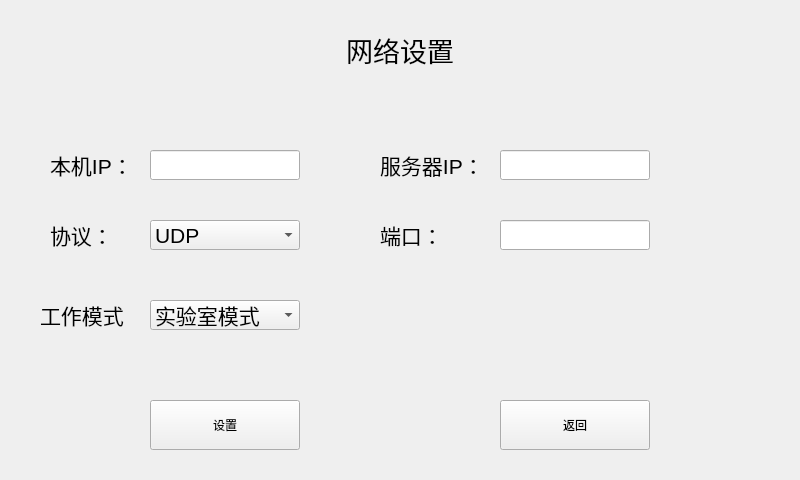
<?xml version="1.0" encoding="UTF-8"?>
<ui version="4.0">
 <class>NetSetting</class>
 <widget class="QWidget" name="NetSetting">
  <property name="geometry">
   <rect>
    <x>0</x>
    <y>0</y>
    <width>800</width>
    <height>480</height>
   </rect>
  </property>
  <property name="windowTitle">
   <string>Form</string>
  </property>
  <widget class="QLabel" name="lb_NetSet">
   <property name="geometry">
    <rect>
     <x>300</x>
     <y>30</y>
     <width>200</width>
     <height>40</height>
    </rect>
   </property>
   <property name="font">
    <font>
     <pointsize>20</pointsize>
    </font>
   </property>
   <property name="text">
    <string>网络设置</string>
   </property>
   <property name="alignment">
    <set>Qt::AlignCenter</set>
   </property>
  </widget>
  <widget class="QLabel" name="lb_LocalIP">
   <property name="geometry">
    <rect>
     <x>50</x>
     <y>150</y>
     <width>100</width>
     <height>30</height>
    </rect>
   </property>
   <property name="font">
    <font>
     <pointsize>16</pointsize>
    </font>
   </property>
   <property name="text">
    <string>本机IP：</string>
   </property>
  </widget>
  <widget class="QLabel" name="lb_ServerIP">
   <property name="geometry">
    <rect>
     <x>380</x>
     <y>150</y>
     <width>100</width>
     <height>30</height>
    </rect>
   </property>
   <property name="font">
    <font>
     <pointsize>16</pointsize>
    </font>
   </property>
   <property name="text">
    <string>服务器IP：</string>
   </property>
  </widget>
  <widget class="QLabel" name="lb_Protocol">
   <property name="geometry">
    <rect>
     <x>50</x>
     <y>220</y>
     <width>100</width>
     <height>30</height>
    </rect>
   </property>
   <property name="font">
    <font>
     <pointsize>16</pointsize>
    </font>
   </property>
   <property name="text">
    <string>协议：</string>
   </property>
  </widget>
  <widget class="QLabel" name="lb_Prot">
   <property name="geometry">
    <rect>
     <x>380</x>
     <y>220</y>
     <width>100</width>
     <height>30</height>
    </rect>
   </property>
   <property name="font">
    <font>
     <pointsize>16</pointsize>
    </font>
   </property>
   <property name="text">
    <string>端口：</string>
   </property>
  </widget>
  <widget class="QLineEdit" name="le_LocalIP">
   <property name="geometry">
    <rect>
     <x>150</x>
     <y>150</y>
     <width>150</width>
     <height>30</height>
    </rect>
   </property>
  </widget>
  <widget class="QLineEdit" name="le_ServerIP">
   <property name="geometry">
    <rect>
     <x>500</x>
     <y>150</y>
     <width>150</width>
     <height>30</height>
    </rect>
   </property>
  </widget>
  <widget class="QLineEdit" name="le_Port">
   <property name="geometry">
    <rect>
     <x>500</x>
     <y>220</y>
     <width>150</width>
     <height>30</height>
    </rect>
   </property>
  </widget>
  <widget class="QComboBox" name="cb_Protocol">
   <property name="geometry">
    <rect>
     <x>150</x>
     <y>220</y>
     <width>150</width>
     <height>30</height>
    </rect>
   </property>
   <property name="font">
    <font>
     <pointsize>16</pointsize>
    </font>
   </property>
   <item>
    <property name="text">
     <string>UDP</string>
    </property>
   </item>
  </widget>
  <widget class="QPushButton" name="pb_Set">
   <property name="geometry">
    <rect>
     <x>150</x>
     <y>400</y>
     <width>150</width>
     <height>50</height>
    </rect>
   </property>
   <property name="text">
    <string>设置</string>
   </property>
  </widget>
  <widget class="QPushButton" name="pb_Exit">
   <property name="geometry">
    <rect>
     <x>500</x>
     <y>400</y>
     <width>150</width>
     <height>50</height>
    </rect>
   </property>
   <property name="text">
    <string>返回</string>
   </property>
  </widget>
  <widget class="QComboBox" name="cb_Work_Mode">
   <property name="geometry">
    <rect>
     <x>150</x>
     <y>300</y>
     <width>150</width>
     <height>30</height>
    </rect>
   </property>
   <property name="font">
    <font>
     <pointsize>16</pointsize>
    </font>
   </property>
   <item>
    <property name="text">
     <string>实验室模式</string>
    </property>
   </item>
   <item>
    <property name="text">
     <string>在线模式</string>
    </property>
   </item>
  </widget>
  <widget class="QLabel" name="lb_work_mode">
   <property name="geometry">
    <rect>
     <x>40</x>
     <y>300</y>
     <width>100</width>
     <height>30</height>
    </rect>
   </property>
   <property name="font">
    <font>
     <pointsize>16</pointsize>
    </font>
   </property>
   <property name="text">
    <string>工作模式</string>
   </property>
  </widget>
 </widget>
 <resources/>
 <connections/>
</ui>
